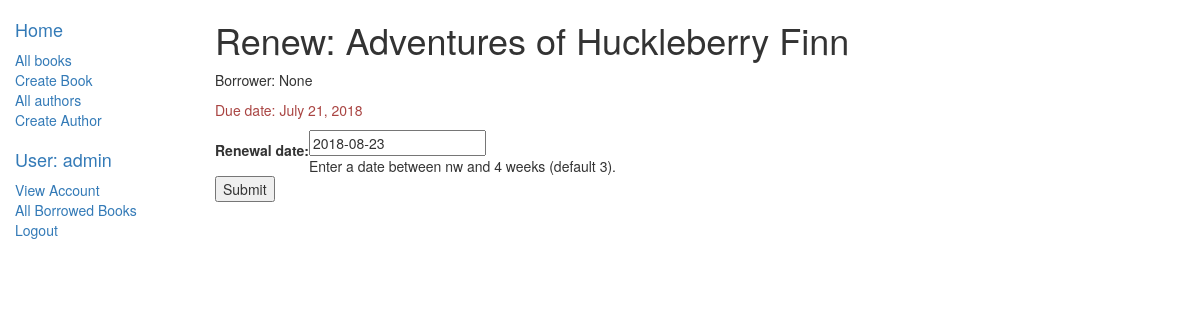
The page /catalog/book/62b20402-a878-477d-adb9-0638ecf125b0/renew/ (signed in) on the database as committed earlier.
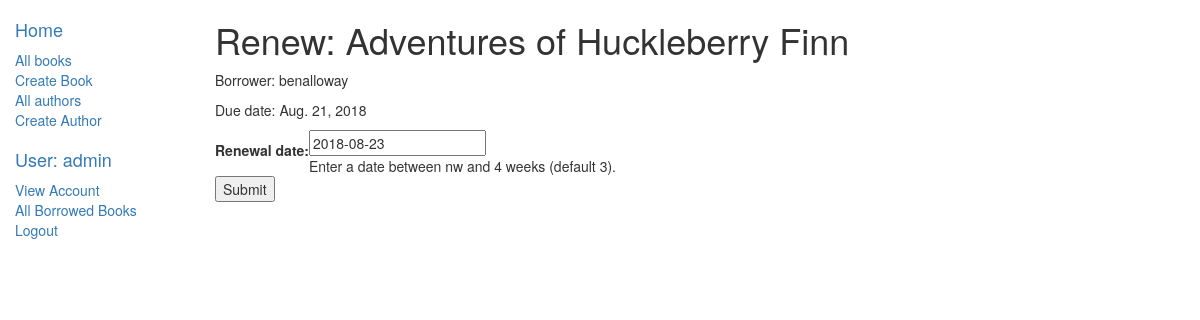
The same page on the database as committed later.
### catalog/models.py (models this page shows, shortened)
class BookInstance(models.Model):
	LOAN_STATUS = (
		('m', 'Maintenance'),
		('o', 'On Loan'),
		('a', 'Available'),
		('r', 'Reserved'),
	)
	id = models.UUIDField(primary_key=True, default=uuid.uuid4, help_text="Unique ID for this particular book across whole library")
	book = models.ForeignKey('Book', on_delete=models.SET_NULL, null=True)
	imprint = models.CharField(max_length=200)
	due_back = models.DateField(null=True, blank=True)
	status = models.CharField(max_length=1, choices=LOAN_STATUS, blank=True, default='m', help_text="Book availability")
	borrower = models.ForeignKey(User, on_delete=models.SET_NULL, null=True, blank=True)
	@property
	def is_overdue(self):
		if self.due_back and date.today() > self.due_back:
			return True
		return False
	class Meta:
		ordering = ["due_back"]
		permissions = (
			("can_mark_returned", "Set book as returned"),
			("can_renew", "Renew due date"),
			)

class Book(models.Model):
	title = models.CharField(max_length=200)
	summary = models.TextField(max_length=1000, help_text="Enter a brief description of the book")
	isbn = models.CharField("ISBN", max_length=13, help_text="13 Character <a href='https://www.isbn-international.org/content/what-isbn'>ISBN number</a>")
	language = models.ForeignKey(NaturalLanguage, on_delete=models.SET_NULL, null=True)
	author = models.ForeignKey('Author', on_delete=models.SET_NULL, null=True)
	genre = models.ManyToManyField(Genre, help_text="Select a genre for this book")
	class Meta:
		ordering = ["title"]

### catalog/views.py (the view)
# urls.py: path('book/<uuid:pk>/renew/', views.renew_book_librarian, name='renew-book-librarian'),
@permission_required('catalog.can_renew')
def renew_book_librarian(request, pk):
    book_inst=get_object_or_404(BookInstance, pk = pk)
    if request.method == 'POST':
        form = RenewBookForm(request.POST)
        if form.is_valid():
            book_inst.due_back = form.cleaned_data['renewal_date']
            book_inst.save()
            return HttpResponseRedirect(reverse('all-borrowed') )
    else:
        proposed_renewal_date = datetime.date.today() + datetime.timedelta(weeks=3)
        form = RenewBookForm(initial={'renewal_date': proposed_renewal_date,})
    return render(request, 'catalog/book_renew_librarian.html', {'form': form, 'bookinst':book_inst})

### catalog/forms.py (shortened to what this page needs)
class RenewBookForm(forms.Form):
	renewal_date = forms.DateField(help_text="Enter a date between nw and 4 weeks (default 3).")

### catalog/templates/catalog/book_renew_librarian.html (shortened to what this page needs)
{% extends "base_generic.html" %}
{% block content %}
    <h1>Renew: {{bookinst.book.title}}</h1>
    <p>Borrower: {{bookinst.borrower}}</p>
    <p{% if bookinst.is_overdue %} class="text-danger"{% endif %}>Due date: {{bookinst.due_back}}</p>
    <form action="" method="post">
        <table>
        {{ form }}
        </table>
        <input type="submit" value="Submit" />
    </form>
{% endblock %}

Rows that differ between the two databases and show on the page:
changed BookInstance "Adventures of Huckleberry Finn": borrower "None" → "benalloway"; due_back "July 21, 2018" → "Aug. 21, 2018"
